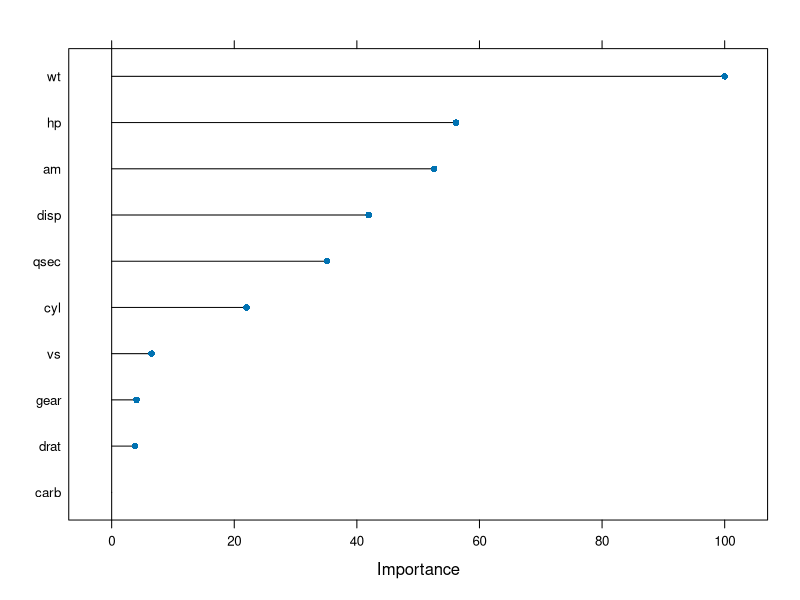
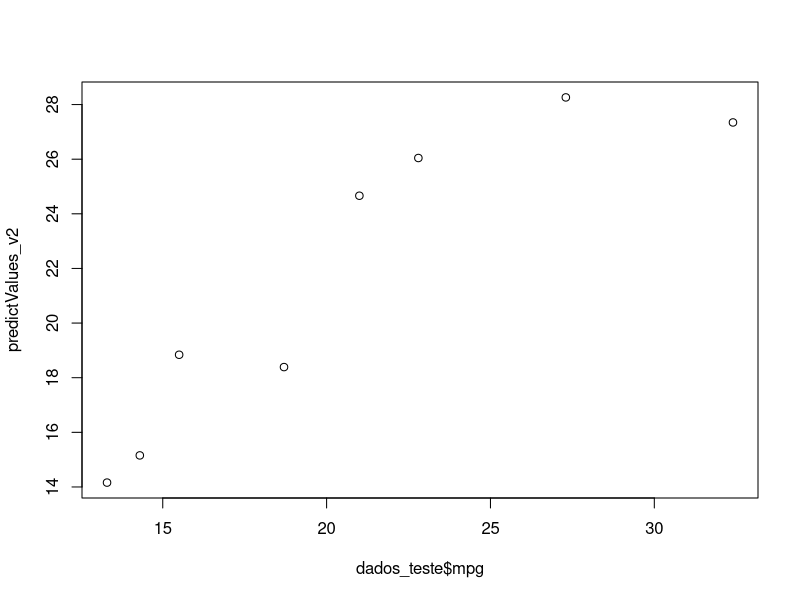
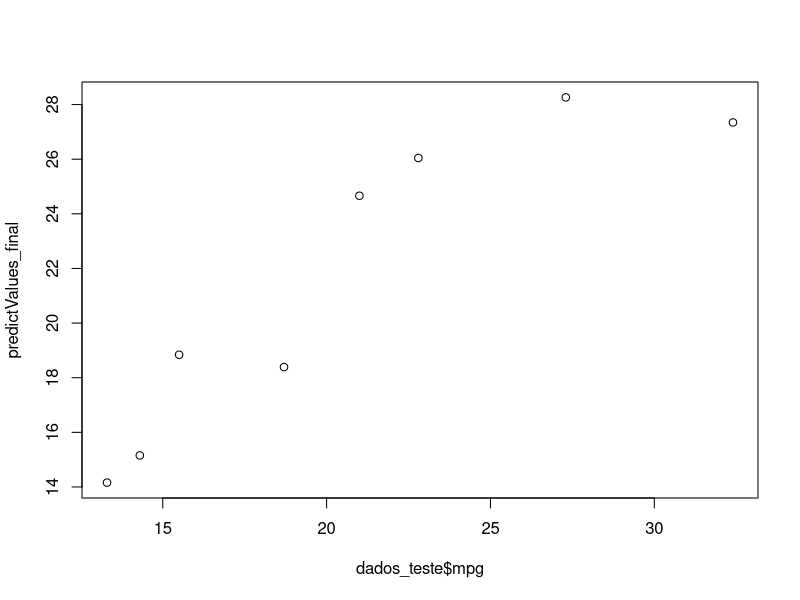

The R source for these figures, in order:
# Pacote Caret

# Configurando o diretório de trabalho
setwd("C:/Users/Gaabs/Desktop/CienciaDeDados/1.Big-Data-Analytics-com-R-e-Microsoft-Azure-Machine-Learning/12.Microsoft-Azure-Machine-Learning")
getwd()



#### Usando o Pacote Caret para criar e customizar Modelos de Machine Learning

# -> O Pacote Caret é um dos principais pacotes para construção de Modelos de Machine Learning em R.

# -> Usaremos o pacote Caret para customizar os modelos de Machine Learning no Azure ML Studio.



# Instalando os pacotes
installed.packages("caret")
installed.packages("randomForest")


# Carregando os pacotes
library(caret)
library(randomForest)



# Usando dataset mtcars
dados <- mtcars
head(dados)


# Utilizando função do Caret para a divisão dos dados
set.seed(1234)
split <- createDataPartition(y = dados$mpg, p = 0.7, list = FALSE)

# Dividindo dados em treino e teste
dados_treino <- dados[split, ]
dados_teste <- dados[-split, ]



#### Treinando o modelo

# Versão 1 - utilizando todas as variáveis (método lm)
modelo_v1 <- train(mpg ~ ., data = dados_treino, method = 'lm')
summary(modelo_v1)

# Mostrando importância das variáveis para a criação do modelo
varImp(modelo_v1)

# Plot das Variáveis mais importantes
plot(varImp(modelo_v1))


# Versão 2 - utilizando as variáveis wt, hp, am e disp (método lm)
modelo_v2 <- train(mpg ~ wt + hp + am + disp, data = dados_treino, method = 'lm')
summary(modelo_v2)
varImp(modelo_v2)


# Versão 3 - utilizando as variáveis hp e wt (método lm)
modelo_v3 <- train(mpg ~ hp + wt, data = dados_treino, method = 'lm')
summary(modelo_v3)
varImp(modelo_v3)


# Versão 4 - utilizando as variáveis wt, hp, am e disp (método rf) - não exibe nível de precisão
modelo_v4 <- train(mpg ~ wt + hp + am + disp, data = dados_treino, method = 'rf')
summary(modelo_v4)
varImp(modelo_v4)


## Ajuste do Modelo (permite utilizar os parâmetros para treinar o modelo criado com o pacote caret)

# - O uso de validação cruzada ajuda a estimar o desempenho do modelo de maneira mais robusta

controle1 <- trainControl(method = 'cv', number = 10) # técnica para dividir os dados em vários pedaços ()

modelo_final <- train(mpg ~ wt + hp + am + disp, data = dados_treino, method = 'lm',
                      trControl = controle1, metric = "Rsquared")
summary(modelo_final)
varImp(modelo_final)




#### Previsões

# Coletando resíduos
residuals_v2 <- resid(modelo_v2)
residuals_final <- resid(modelo_final)

# Fazendo as previsões

predictValues_v2 <- predict(modelo_v2, dados_teste)
predictValues_v2
plot(dados_teste$mpg, predictValues_v2)

predictValues_final <- predict(modelo_final, dados_teste)
predictValues_final
plot(dados_teste$mpg, predictValues_final)



## Conferindo as previsões
resultados_modelo_v2 <- cbind.data.frame(mpg_real = dados_teste$mpg, predictions = predictValues_v2)
head(resultados_modelo_v2)

resultados_modelo_final <- cbind.data.frame(mpg_real = dados_teste$mpg, predictions = predictValues_final)
head(resultados_modelo_final)

